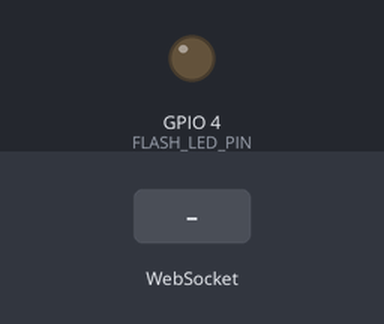
Recording of a sketch running on a simulated ESP32. Parts: output pins drawn as LEDs (lit = HIGH). The inputs (shaded band) are chosen by the test bench. WiFi joins after 1.5 s; servers stay silent unless stated; the camera gives no picture; what the sketch prints to the serial monitor is not drawn.

Above: at 4.0 s.
4.1 s: WebSocket text "FLASH_ON" received
At 5.3 s:
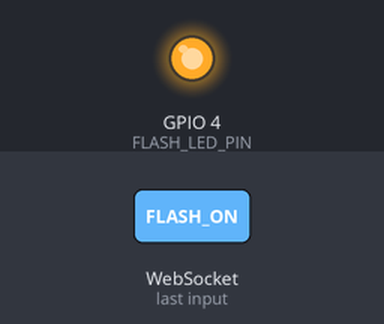
5.6 s: WebSocket text "FLASH_OFF" received
At 6.5 s:
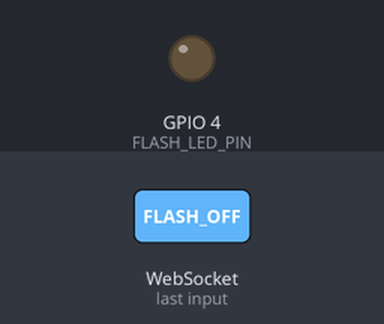
Timing chart, 0 to 8.6 s (numbered marks = the images above; inputs shaded):
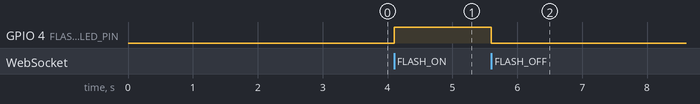

The sketch:

ESP32_CAM_Global_WebSocket.ino
```cpp
#include <Arduino.h>
#include <WiFi.h>
#include <WebSocketsClient.h>
#include "esp_camera.h"

// =====================================================
// Wi-Fi
// =====================================================
const char* WIFI_SSID = "YOUR_WIFI_NAME";
const char* WIFI_PASSWORD = "YOUR_WIFI_PASSWORD";

// =====================================================
// Render WebSocket server
// Must match render.yaml service: esp32cam-global-stream
// =====================================================
const char* WS_HOST = "esp32cam-global-stream.onrender.com";
const uint16_t WS_PORT = 443;
const char* WS_PATH = "/ws";

// =====================================================
// AI-Thinker ESP32-CAM pins
// =====================================================
#define PWDN_GPIO_NUM     32
#define RESET_GPIO_NUM    -1
#define XCLK_GPIO_NUM      0
#define SIOD_GPIO_NUM     26
#define SIOC_GPIO_NUM     27
#define Y9_GPIO_NUM       35
#define Y8_GPIO_NUM       34
#define Y7_GPIO_NUM       39
#define Y6_GPIO_NUM       36
#define Y5_GPIO_NUM       21
#define Y4_GPIO_NUM       19
#define Y3_GPIO_NUM       18
#define Y2_GPIO_NUM        5
#define VSYNC_GPIO_NUM    25
#define HREF_GPIO_NUM     23
#define PCLK_GPIO_NUM     22

#define FLASH_LED_PIN 4

WebSocketsClient webSocket;
bool socketConnected = false;
bool cameraReady = false;
bool flashState = false;

unsigned long lastFrame = 0;
unsigned long frameCounter = 0;
unsigned long fpsTimer = 0;
const uint32_t FRAME_INTERVAL_MS = 100;

void connectWiFi() {
  if (WiFi.status() == WL_CONNECTED) return;

  Serial.print("Connecting to WiFi");
  WiFi.mode(WIFI_STA);
  WiFi.setSleep(false);
  WiFi.begin(WIFI_SSID, WIFI_PASSWORD);

  int attempts = 0;
  while (WiFi.status() != WL_CONNECTED) {
    delay(300);
    Serial.print(".");
    if (++attempts > 40) {
      Serial.println("\nWiFi retry");
      WiFi.disconnect();
      WiFi.begin(WIFI_SSID, WIFI_PASSWORD);
      attempts = 0;
    }
  }

  Serial.println();
  Serial.print("WiFi IP: ");
  Serial.println(WiFi.localIP());
}

bool initCamera() {
  camera_config_t config;

  config.ledc_channel = LEDC_CHANNEL_0;
  config.ledc_timer = LEDC_TIMER_0;
  config.pin_d0 = Y2_GPIO_NUM;
  config.pin_d1 = Y3_GPIO_NUM;
  config.pin_d2 = Y4_GPIO_NUM;
  config.pin_d3 = Y5_GPIO_NUM;
  config.pin_d4 = Y6_GPIO_NUM;
  config.pin_d5 = Y7_GPIO_NUM;
  config.pin_d6 = Y8_GPIO_NUM;
  config.pin_d7 = Y9_GPIO_NUM;
  config.pin_xclk = XCLK_GPIO_NUM;
  config.pin_pclk = PCLK_GPIO_NUM;
  config.pin_vsync = VSYNC_GPIO_NUM;
  config.pin_href = HREF_GPIO_NUM;
  config.pin_sccb_sda = SIOD_GPIO_NUM;
  config.pin_sccb_scl = SIOC_GPIO_NUM;
  config.pin_pwdn = PWDN_GPIO_NUM;
  config.pin_reset = RESET_GPIO_NUM;
  config.xclk_freq_hz = 20000000;
  config.pixel_format = PIXFORMAT_JPEG;

  if (psramFound()) {
    config.frame_size = FRAMESIZE_VGA;
    config.jpeg_quality = 12;
    config.fb_count = 2;
    config.grab_mode = CAMERA_GRAB_LATEST;
    config.fb_location = CAMERA_FB_IN_PSRAM;
  } else {
    config.frame_size = FRAMESIZE_QVGA;
    config.jpeg_quality = 15;
    config.fb_count = 1;
    config.grab_mode = CAMERA_GRAB_WHEN_EMPTY;
    config.fb_location = CAMERA_FB_IN_DRAM;
  }

  Serial.println("Initializing camera...");
  esp_err_t err = esp_camera_init(&config);
  if (err != ESP_OK) {
    Serial.print("Camera init failed: 0x");
    Serial.println(err, HEX);
    return false;
  }

  sensor_t* sensor = esp_camera_sensor_get();
  if (sensor) {
    sensor->set_framesize(sensor, psramFound() ? FRAMESIZE_VGA : FRAMESIZE_QVGA);
    sensor->set_quality(sensor, 12);
  }

  Serial.println("Camera ready");
  return true;
}

void setFlash(bool on) {
  flashState = on;
  digitalWrite(FLASH_LED_PIN, on ? HIGH : LOW);
  Serial.println(on ? "FLASH ON" : "FLASH OFF");
}

// Capture one JPEG and send it as a PHOTO message followed by binary data.
void capturePhoto() {
  if (!socketConnected) {
    Serial.println("Cannot capture: WebSocket not connected");
    return;
  }

  // Turn flash on only for the photo if it is enabled by dashboard.
  camera_fb_t* fb = esp_camera_fb_get();
  if (!fb) {
    Serial.println("Photo capture failed");
    return;
  }

  webSocket.sendTXT("PHOTO");
  bool sent = webSocket.sendBIN(fb->buf, fb->len);

  Serial.print("Photo: ");
  Serial.print(fb->len / 1024.0f, 1);
  Serial.print(" KB, sent=");
  Serial.println(sent ? "YES" : "NO");

  esp_camera_fb_return(fb);
}

void webSocketEvent(WStype_t type, uint8_t* payload, size_t length) {
  switch (type) {
    case WStype_DISCONNECTED:
      socketConnected = false;
      Serial.println("WebSocket disconnected");
      break;

    case WStype_CONNECTED:
      socketConnected = true;
      Serial.println("WebSocket connected to Render");
      webSocket.sendTXT("camera");
      break;

    case WStype_TEXT: {
      String command;
      command.reserve(length);
      for (size_t i = 0; i < length; i++) command += (char)payload[i];

      Serial.print("Cloud command: ");
      Serial.println(command);

      if (command == "FLASH_ON") {
        setFlash(true);
      } else if (command == "FLASH_OFF") {
        setFlash(false);
      } else if (command == "CAPTURE_NOW") {
        capturePhoto();
      }
      break;
    }

    default:
      break;
  }
}

void sendFrame() {
  if (!socketConnected) return;

  camera_fb_t* fb = esp_camera_fb_get();
  if (!fb) {
    Serial.println("Camera frame failed");
    return;
  }

  bool sent = webSocket.sendBIN(fb->buf, fb->len);
  size_t frameSize = fb->len;
  esp_camera_fb_return(fb);

  if (sent) frameCounter++;

  unsigned long now = millis();
  if (now - fpsTimer >= 2000) {
    float fps = (frameCounter * 1000.0f) / (now - fpsTimer);
    Serial.print("Upload FPS: ");
    Serial.print(fps, 1);
    Serial.print(" | JPEG: ");
    Serial.print(frameSize / 1024.0f, 1);
    Serial.println(" KB");
    frameCounter = 0;
    fpsTimer = now;
  }
}

void setup() {
  Serial.begin(115200);
  delay(1000);

  Serial.println();
  Serial.println("========================================");
  Serial.println(" ESP32-CAM GLOBAL WEBSOCKET");
  Serial.println("========================================");

  pinMode(FLASH_LED_PIN, OUTPUT);
  setFlash(false);

  if (psramFound()) Serial.println("PSRAM detected");
  else Serial.println("WARNING: PSRAM not detected");

  if (!initCamera()) {
    Serial.println("Camera initialization failed");
    while (true) delay(1000);
  }

  connectWiFi();

  webSocket.beginSSL(WS_HOST, WS_PORT, WS_PATH);
  webSocket.setInsecure();
  webSocket.onEvent(webSocketEvent);
  webSocket.setReconnectInterval(3000);
  webSocket.enableHeartbeat(15000, 3000, 2);

  fpsTimer = millis();
  cameraReady = true;
  Serial.println("Connecting to global WebSocket...");
}

void loop() {
  if (WiFi.status() != WL_CONNECTED) {
    socketConnected = false;
    connectWiFi();
    delay(100);
    return;
  }

  webSocket.loop();

  if (cameraReady && socketConnected) {
    unsigned long now = millis();
    if (now - lastFrame >= FRAME_INTERVAL_MS) {
      lastFrame = now;
      sendFrame();
    }
  }

  delay(1);
}
```

Measured:
- after the input at 4.1 s, GPIO 4 (FLASH_LED_PIN): LOW → HIGH at once
- after the input at 5.6 s, GPIO 4 (FLASH_LED_PIN): HIGH → LOW at once
